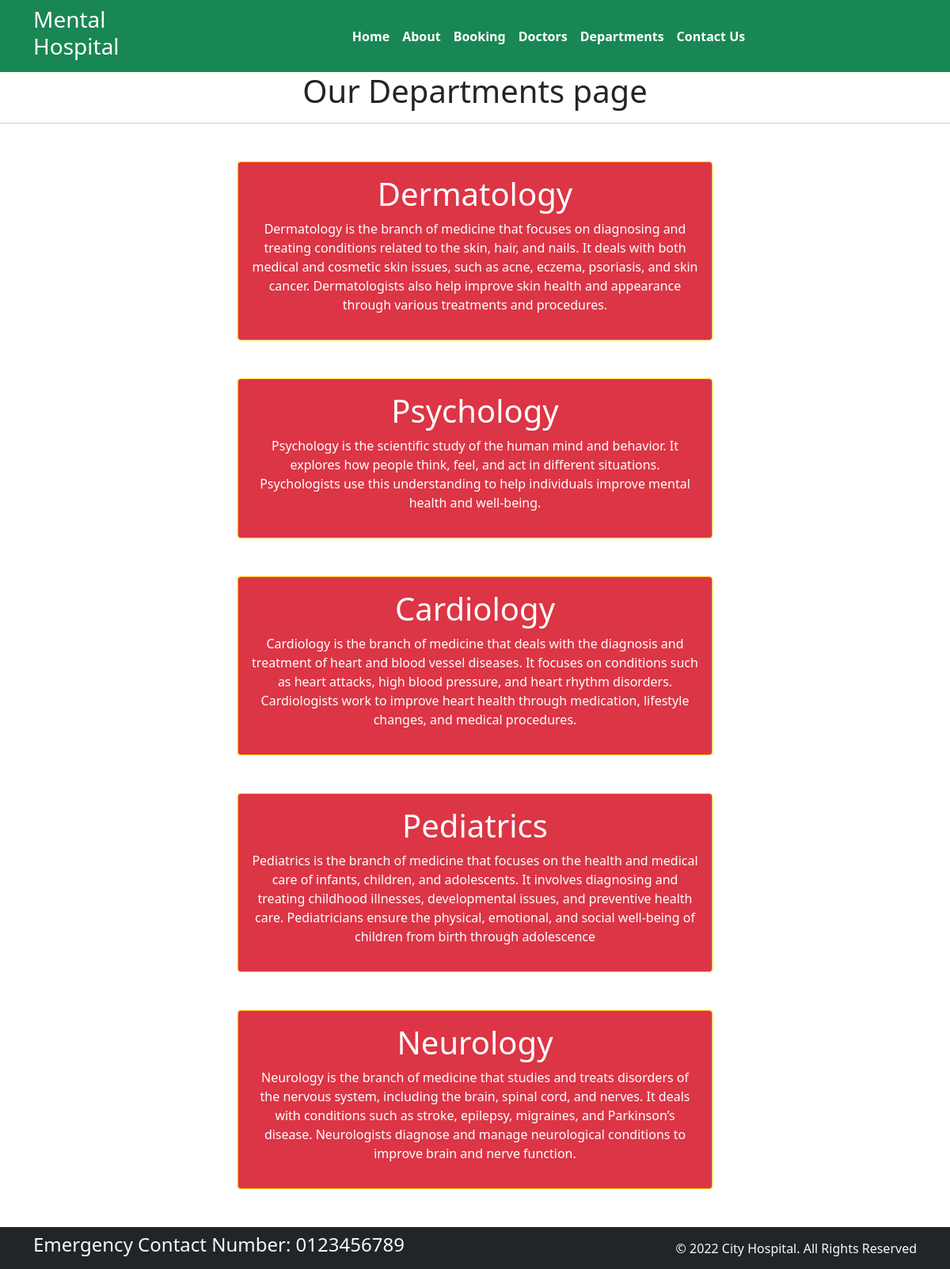
Page /department/ on the committed database.
### home/models.py (models this page shows, shortened)
class Departments(models.Model):
    dep_name = models.CharField(max_length=100)
    dep_description = models.TextField()

### home/views.py (the view)
# urls.py: path('department/', views.department, name= 'department'),
def department(request):
    dict_dept = {
        'dept': Departments.objects.all()
    }
    return render(request, 'department.html', dict_dept)

### templates/department.html (shortened to what this page needs)
{% extends "base.html" %}
{% block content %}
<h1 class="text-center">Our Departments page</h1>
<hr>
{% for d in dept %}
<div class = "mx-auto w-50 bg-danger text-center text-white p-3 my-5 border border-warning rounded">
    <h1>{{d.dep_name}}</h1>
    <p>{{d.dep_description}}</p>
</div>
{% endfor %}
{% endblock  %}

### rows in the picture
Departments: dep_name "Dermatology", dep_description "Dermatology is the branch of medicine that focuses on diagnosing and treating conditions related to the skin, hair, and nails. It deals with both medical and cosmetic skin issues, such as acne, eczema, psoriasis, and skin cancer. Dermatologists also help improve skin health and appearance through various treatments and procedures."
Departments: dep_name "Psychology", dep_description "Psychology is the scientific study of the human mind and behavior. It explores how people think, feel, and act in different situations. Psychologists use this understanding to help individuals improve mental health and well-being."
Departments: dep_name "Cardiology", dep_description "Cardiology is the branch of medicine that deals with the diagnosis and treatment of heart and blood vessel diseases. It focuses on conditions such as heart attacks, high blood pressure, and heart rhythm disorders. Cardiologists work to improve heart health through medication, lifestyle changes, and medical procedures."
Departments: dep_name "Pediatrics", dep_description "Pediatrics is the branch of medicine that focuses on the health and medical care of infants, children, and adolescents. It involves diagnosing and treating childhood illnesses, developmental issues, and preventive health care. Pediatricians ensure the physical, emotional, and social well-being of children from birth through adolescence"
Departments: dep_name "Neurology", dep_description "Neurology is the branch of medicine that studies and treats disorders of the nervous system, including the brain, spinal cord, and nerves. It deals with conditions such as stroke, epilepsy, migraines, and Parkinson’s disease. Neurologists diagnose and manage neurological conditions to improve brain and nerve function."
